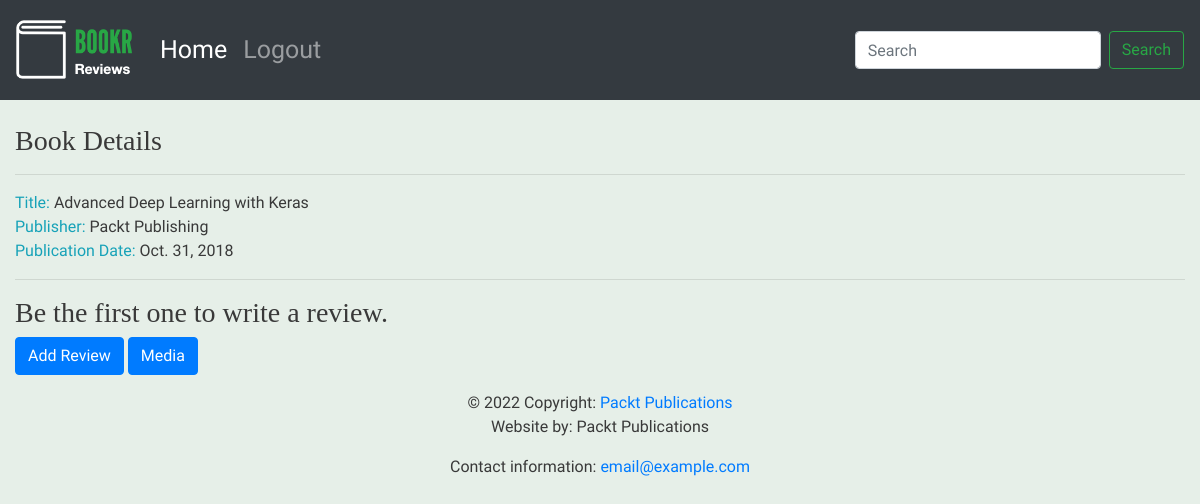
Before: /books/1/ with the older database file.
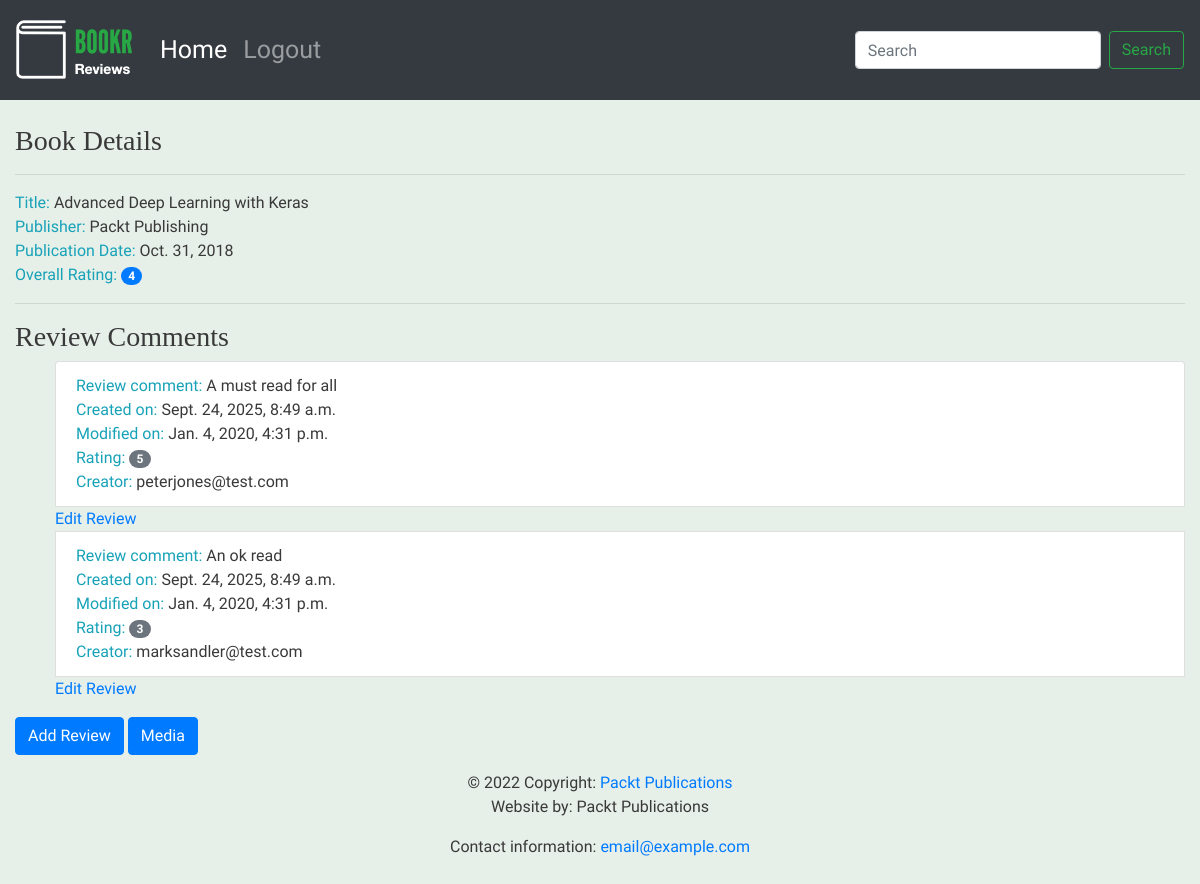
After: the same page with the newer database file.
### reviews/models.py (models this page shows, shortened)
class Book(models.Model):
    title = models.CharField(max_length=70, help_text="The title of the book.")
    publication_date = models.DateField(verbose_name="Date the book was published.")
    isbn = models.CharField(max_length=20, verbose_name="ISBN number of the book.")
    publisher = models.ForeignKey(Publisher, on_delete=models.CASCADE)
    contributors = models.ManyToManyField("Contributor", through="BookContributor")
    cover = models.ImageField(null=True, blank=True, upload_to="book_covers/")
    sample = models.FileField(null=True, blank=True, upload_to="book_samples/")

class Publisher(models.Model):
    name = models.CharField(max_length=50, help_text="The name of the Publisher.")
    website = models.URLField(help_text="The Publisher's website.")
    email = models.EmailField(help_text="The Publisher's email address.")
    def __str__(self):
        return self.name

class Review(models.Model):
    content = models.TextField(help_text="The Review text.")
    rating = models.IntegerField(help_text="The rating that the reviewer has given.")
    date_created = models.DateTimeField(
        auto_now_add=True, help_text="The date and time the review was created."
    )
    date_edited = models.DateTimeField(
        null=True, help_text="The date and time the review was last edited."
    )
    creator = models.ForeignKey(auth.get_user_model(), on_delete=models.CASCADE)
    book = models.ForeignKey(
        Book, on_delete=models.CASCADE, help_text="The Book that this review is for."
    )

### reviews/views.py (the view)
# urls.py: path("books/<int:pk>/", views.book_detail, name="book_detail"),
def book_detail(request, pk):
    book = get_object_or_404(Book, pk=pk)
    reviews = book.review_set.all()
    if reviews:
        book_rating = average_rating([review.rating for review in reviews])
        context = {"book": book, "book_rating": book_rating, "reviews": reviews}
    else:
        context = {"book": book, "book_rating": None, "reviews": None}
    return render(request, "reviews/book_detail.html", context)

### reviews/utils.py (called while the page is built)
def average_rating(rating_list):
    if not rating_list:
        return 0
    return round(sum(rating_list) / len(rating_list))

### reviews/templates/reviews/book_detail.html (shortened to what this page needs)
{% extends 'reviews/base.html' %}
{% block content %}
      <br>
      <h3>Book Details</h3>
      <hr>
      <span class="text-info">Title: </span> <span>{{ book.title }}</span>
      <br>
      <span class="text-info">Publisher: </span><span>{{ book.publisher }}</span>
      <br>
      <span class="text-info">Publication Date: </span><span>{{ book.publication_date }}</span>
      <br>
      {% if not reviews %}
            <hr>
            <h3>Be the first one to write a review.</h3>
      {% else %}
            <span class="text-info">Overall Rating: </span><span class="badge badge-primary badge-pill">{{ book_rating }}</span>
            <br>
            <hr>
            <h3>Review Comments</h3>
            <ul>
            {% for review in reviews %}
                  <li class="list-group-item">
                        <span class="text-info">Review comment: </span> <span>{{ review.content }}</span>
                        <br>
                        <span class="text-info">Created on: </span><span>{{ review.date_created }}</span>
                        <br>
                        <span class="text-info">Modified on: </span><span>{{ review.date_edited }}</span>
                        <br>
                        <span class="text-info">Rating: </span><span class="badge badge-secondary badge-pill">{{ review.rating }}</span>
                        <br>
                        <span class="text-info">Creator: </span><span>{{ review.creator.username }}</span>
                        <br>
                  </li>
                  <a href="{% url 'review_edit' book.pk review.pk %}">Edit Review</a>
            {% endfor %}
            </ul>
      {% endif %}
      <a class="btn btn-primary" href="{% url 'review_create' book.pk %}">Add Review</a>
      <a class="btn btn-primary" href="{% url 'book_media' book.pk %}">Media</a>
{% endblock %}

### reviews/templates/reviews/base.html
{% extends 'base.html' %}
{% load static %}
{% block brand %}<img src="{% static 'reviews/logo.png' %}">{% endblock %}

### templates/base.html (shortened to what this page needs)
<!doctype html>
{% load static %}
<html lang="en">
<head>
    <link rel="stylesheet" href="https://stackpath.bootstrapcdn.com/bootstrap/4.4.1/css/bootstrap.min.css"
>
    <link rel="stylesheet" href="https://cdnjs.cloudflare.com/ajax/libs/font-awesome/4.7.0/css/font-awesome.min.css">
    <link rel="stylesheet" href="{% static 'main.css' %}">
</head>
<body>
<nav class="navbar navbar-expand-sm navbar-dark bg-dark sticky-top">
    <a class="navbar-brand" href="/">{% block brand %}<img src="{% static 'logo.png' %}">{% endblock %}</a>
    <div class="collapse navbar-collapse" id="navbarSupportedContent">
        <ul class="navbar-nav mr-auto">
            <li class="nav-item active">
                <a class="nav-link" href="/books/">Home <span class="sr-only">(current)</span></a>
            </li>
            <li class="nav-item">
                <a class="nav-link" href="#">Logout</a>
            </li>
        </ul>
        <form action="{% url 'book_search' %}" class="form-inline my-2 my-lg-0">
            <input class="form-control mr-sm-2" type="search" placeholder="Search" aria-label="Search" name="search"
                   value="{{ search_text }}" minlength="3">
            <button class="btn btn-outline-success my-2 my-sm-0" type="submit">Search</button>
        </form>
    </div>
</nav>
<div class="container-fluid">
    {% block content %}{% endblock %}
</div>
<footer class="page-footer font-small blue">
    <div class="footer-copyright text-center py-3">&copy; 2022 Copyright:
        <a href="https://www.packtpub.com"> Packt Publications</a>
        <p>Website by: Packt Publications</p>
        <p>Contact information: <a href="mailto:email@example.com">email@example.com</a></p>
    </div>
</footer>
</body>
</html>

### static/main.css (style rules this page uses)
.navbar { min-height: 100px; font-size: 25px; }
.navbar-brand { font-size: 25px; }
.navbar-brand > img { height: 60px; }
body { font-family: 'Source Sans Pro', sans-serif; background-color: #e6efe8; color: #393939; }
h1, h2, h3, h4, h5, h6 { font-family: 'Libre Baskerville', serif; }

Changed rows visible on the page:
added Review: content "A must read for all", date_created "Sept. 24, 2025, 8:49 a.m.", date_edited "Jan. 4, 2020, 4:31 p.m.", rating "5", creator.username "peterjones@test.com"
added Review: content "An ok read", date_created "Sept. 24, 2025, 8:49 a.m.", date_edited "Jan. 4, 2020, 4:31 p.m.", rating "3", creator.username "marksandler@test.com"
Other visible differences:
{{ book_rating }}: (not shown) → "4"
text no longer shown: "Be the first one to write a review."
text now shown: "Overall Rating: Review Comments"
